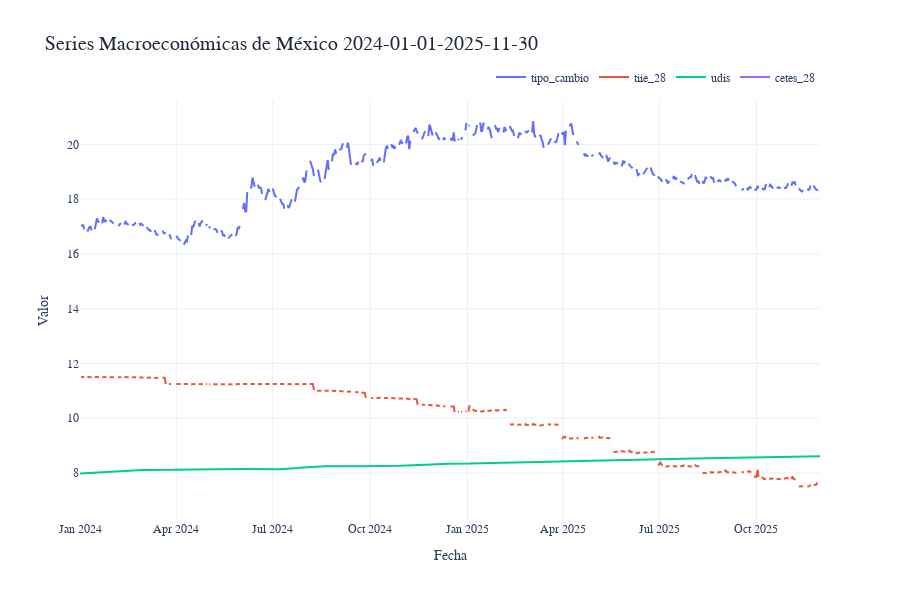

The notebook cell saved with this chart:
### Markdown cell above
## 4. Análisis Exploratorio

### Code cell
# Plot all series together
PlotTimeSeries(
    rawData,
    'fecha',
    list(SERIES_IDS.values()),
    title=f"Series Macroeconómicas de México {START_DATE}-{END_DATE}",
    ylabel="Valor",
    height=600,
    savePath='../results/01_all_series.html'  # Plotly saves as HTML or PNG
)

### Figure 1 — Plotly figure (JSON) as saved in the notebook; plotly's stock layout.template omitted (floating-point values rounded to 4 significant figures; data arrays with more than 128 entries replaced by an {"elided": "..."} marker saying what was removed)
{"data": [{"line": {"width": 2}, "mode": "lines", "name": "tipo_cambio", "type": "scatter", "x": {"elided": "700 str values"}, "y": {"elided": "700 float values"}}, {"line": {"width": 2}, "mode": "lines", "name": "tiie_28", "type": "scatter", "x": {"elided": "700 str values"}, "y": {"elided": "700 float values"}}, {"line": {"width": 2}, "mode": "lines", "name": "udis", "type": "scatter", "x": {"elided": "700 str values"}, "y": {"elided": "700 float values"}}, {"line": {"width": 2}, "mode": "lines", "name": "cetes_28", "type": "scatter", "x": {"elided": "700 str values"}, "y": {"elided": "700 float values"}}], "layout": {"font": {"family": "Arial", "size": 12}, "height": 600, "hovermode": "x unified", "legend": {"orientation": "h", "x": 1, "xanchor": "right", "y": 1.02, "yanchor": "bottom"}, "title": {"font": {"color": "#1f2937", "size": 20}, "text": "Series Macroeconómicas de México 2024-01-01-2025-11-30"}, "xaxis": {"title": {"text": "Fecha"}}, "yaxis": {"title": {"text": "Valor"}}}}
